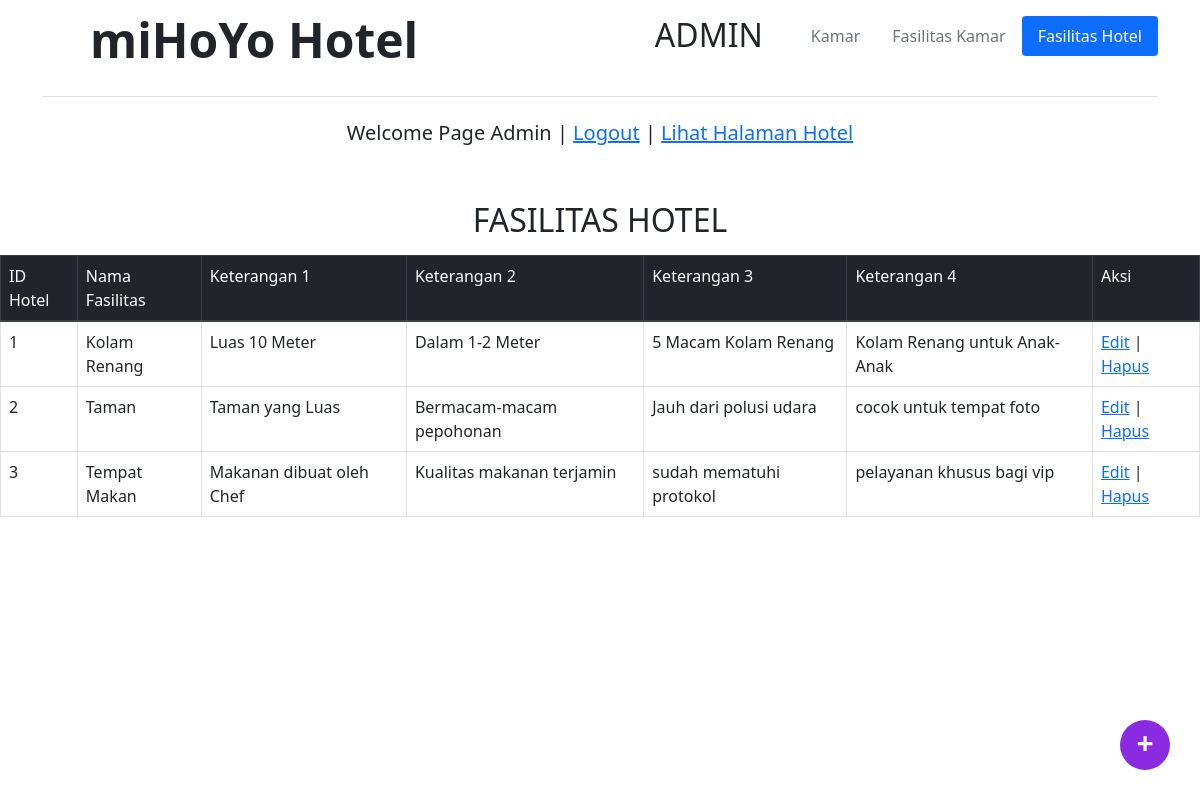
The app's page /admin/fasilitas_hotel.php (signed in) with its own data.
### tables this page shows
CREATE TABLE `tbl_hotel` (
  `id_hotel` int(11) NOT NULL,
  `nama_fasilitas` varchar(100) NOT NULL,
  `keterangan_satu` longtext NOT NULL,
  `keterangan_dua` longtext NOT NULL,
  `keterangan_tiga` longtext NOT NULL,
  `keterangan_empat` longtext NOT NULL
);

### admin/fasilitas_hotel.php (the view, shortened to what this page needs)
<!DOCTYPE html>
<html lang="en">
<head>
  <link rel="stylesheet" href="../assets/css/adminlte.min.css">
  <link rel="stylesheet" href="../assets/css/bootstrap.min.css">
  <link rel="stylesheet" href="../assets/css/button.css">
</head>
<header>
    <div class="container">
        <header class="d-flex flex-wrap justify-content-center py-3 mb-4 border-bottom">
          <a href="../index.php" class="d-flex align-items-center mb-3 mb-md-0 me-md-auto text-dark text-decoration-none ">
            <svg class="bi me-2" width="40" height="32"><use xlink:href="#bootstrap"/></svg>
            <h1 class="display-5 fw-bold lh-1 mb-3">miHoYo Hotel</h1>
          </a>
          <h2>ADMIN&emsp;</h2>
          <ul class="nav nav-pills">
            <li class="nav-item"><a href="index.php" class="nav-link">Kamar</a></li>
            <li class="nav-item"><a href="fasilitas_kamar.php" class="nav-link">Fasilitas Kamar</a></li>
            <li class="nav-item"><a href="fasilitas_hotel.php" class="nav-link active" aria-current="page">Fasilitas Hotel</a></li>
          </ul>
        </header>
      </div>
</header>
<div align="center">
  <h5>Welcome Page Admin |  <a href="../logout.php">Logout</a>  |  <a href="../index.php">Lihat Halaman Hotel</a></h5>
  <br>
  <br>
<main>
  <h2>FASILITAS HOTEL</h2>
<div class="mb-md-5 mt-md-3 pb-5">
<table border="3" class="table table-bordered">
  <thead class="table table-dark">
    <tr>
        <td>ID Hotel</td>
        <td>Nama Fasilitas</td>
        <td>Keterangan 1</td>
        <td>Keterangan 2</td>
        <td>Keterangan 3</td>
        <td>Keterangan 4</td>
        <td>Aksi</td>
    </tr>
  </thead>
    <?php
    include '../conn/koneksi.php';
    $query=mysqli_query($koneksi, "SELECT * FROM tbl_hotel");
    while ($data=mysqli_fetch_array($query)){
        echo "<tr>";
        echo "<td> $data[id_hotel] </td>";
        echo "<td> $data[nama_fasilitas] </td>";
        echo "<td> $data[keterangan_satu] </td>";
        echo "<td> $data[keterangan_dua] </td>";
        echo "<td> $data[keterangan_tiga] </td>";
        echo "<td> $data[keterangan_empat] </td>";
        echo "<td>";
        echo "<a href='../crud/edit_hotel.php?id_hotel=$data[id_hotel]'>Edit</a> |";
        echo "<a href='../crud/hapus_data_hotel.php?id_hotel=$data[id_hotel]'> Hapus</a> ";
        echo "</td>";
    }
    ?>
</table>
<div class="container">
<div class="d-grid gap-2 d-md-flex justify-content-md-end">
<a href="../crud/tambah_fasilitas_hotel.php" class="button button5">+</a>
</div>
</div>
</main>

### assets/css/button.css (style rules this page uses)
.button { background:blueviolet; display: block; width: 50px; height: 50px; text-align: center; color: white; font-size: 30px; font-weight: bold; border-radius: 50%; text-decoration: none; transition: ease all 0.3s; position: fixed; right: 30px; bottom:30px; }

### records on screen
tbl_hotel: id_hotel "1", nama_fasilitas "Kolam Renang", keterangan_satu "Luas 10 Meter", keterangan_dua "Dalam 1-2 Meter", keterangan_tiga "5 Macam Kolam Renang", keterangan_empat "Kolam Renang untuk Anak-Anak"
tbl_hotel: id_hotel "2", nama_fasilitas "Taman", keterangan_satu "Taman yang Luas", keterangan_dua "Bermacam-macam pepohonan", keterangan_tiga "Jauh dari polusi udara", keterangan_empat "cocok untuk tempat foto"
tbl_hotel: id_hotel "3", nama_fasilitas "Tempat Makan", keterangan_satu "Makanan dibuat oleh Chef", keterangan_dua "Kualitas makanan terjamin", keterangan_tiga "sudah mematuhi protokol", keterangan_empat "pelayanan khusus bagi vip"
